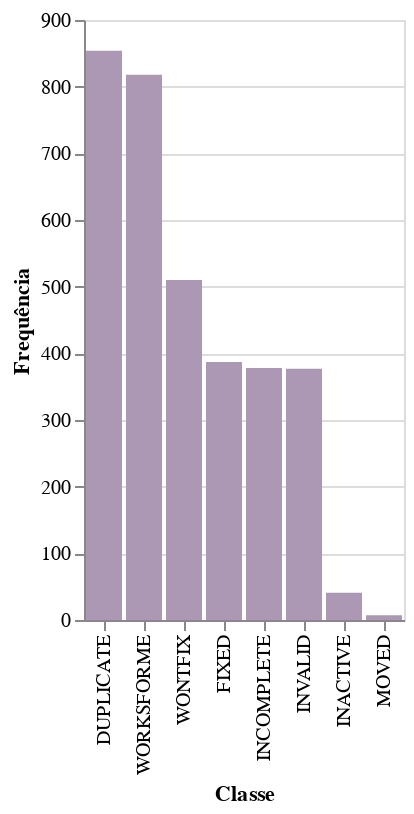

The cell this chart's notebook holds for it:
### Code cell
show_distribution_graph(random_forest_errors, 'label')

### Figure 1 — Vega-Lite specification as saved in the notebook (floating-point values rounded to 4 significant figures)
{"config": {"view": {"continuousWidth": 400, "continuousHeight": 300}}, "data": {"name": "data-8bb2d2592dfe6e8bd77a2a28c8532718"}, "mark": "bar", "encoding": {"color": {"value": "#ac97b4"}, "x": {"field": "Classe", "sort": "-y", "type": "nominal"}, "y": {"field": "Frequência", "type": "quantitative"}}, "$schema": "https://vega.github.io/schema/vega-lite/v4.17.0.json", "datasets": {"data-8bb2d2592dfe6e8bd77a2a28c8532718": [{"Classe": "DUPLICATE", "Frequência": 854}, {"Classe": "WORKSFORME", "Frequência": 818}, {"Classe": "WONTFIX", "Frequência": 510}, {"Classe": "FIXED", "Frequência": 387}, {"Classe": "INCOMPLETE", "Frequência": 378}, {"Classe": "INVALID", "Frequência": 377}, {"Classe": "INACTIVE", "Frequência": 41}, {"Classe": "MOVED", "Frequência": 7}]}}
